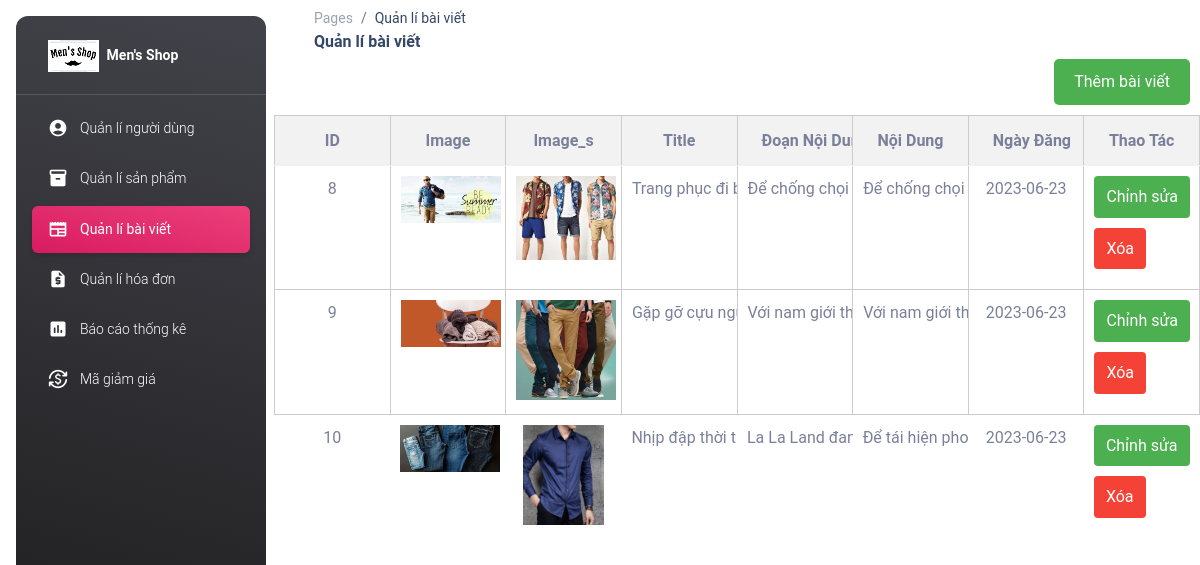
The app's page /Admin/pages/blog.php with its own data.
### tables this page shows
CREATE TABLE `blog` (
  `id` int(20) NOT NULL,
  `image` varchar(100) NOT NULL,
  `image_s` varchar(50) NOT NULL,
  `title` text NOT NULL,
  `n_content` text NOT NULL,
  `d_content` text NOT NULL,
  `created_time` date NOT NULL,
  `last_update` date NOT NULL
);

### Men-Shop/control.php (called while the page is built, shortened)
<?php
include('connect.php');
class Data
{
    public function blog()
    {
        global $conn;
        $sql = "select * from blog";
        $run = mysqli_query($conn, $sql);
        return $run;
    }
}

### Admin/pages/blog.php (the view, shortened to what this page needs)
<?php
include('../../Men-Shop/control.php');
$getdata = new Data();
$select_blog = $getdata->blog();
?>
<!DOCTYPE html>
<html lang="en">
<head>
    <link rel="stylesheet" href="./icofont/icofont.min.css">
    <link id="pagestyle" href="../css/material-dashboard.css?v=3.0.5" rel="stylesheet" />
    <link rel="stylesheet" type="text/css" href="../css/user.css">
    <link rel="stylesheet" href="https://cdn.jsdelivr.net/npm/bootstrap-icons@1.10.5/font/bootstrap-icons.css">
</head>
<body>
    <aside
        class="sidenav navbar navbar-vertical navbar-expand-xs  border-radius-xl my-3 fixed-start ms-3 bg-gradient-dark">
        <div class="sidenav-header">
            <a class="navbar-brand m-0" href="">
                <img src="../../Men-Shop/img/logoshopnentrang.png" class="navbar-brand-img h-100" alt="main_logo" />
                <span class="ms-1 font-weight-bold text-white">Men's Shop</span>
            </a>
        </div>
        <hr class="horizontal light mt-0 mb-2" />
        <div>
            <ul class="navbar-nav">
                <li class="nav-item">
                    <a class="nav-link text-white " href="../pages/user.php">
                        <div class="text-white text-center me-2 d-flex align-items-center justify-content-center">
                            <i class="material-icons opacity-10">account_circle</i>
                        </div>
                        <span class="nav-link-text ms-1"> Quản lí người dùng</span>
                    </a>
                </li>
                <li class="nav-item">
                    <a class="nav-link text-white" href="../pages/product.php">
                        <div class="text-white text-center me-2 d-flex align-items-center justify-content-center">
                            <i class="material-icons opacity-10">inventory_2</i>
                        </div>
                        <span class="nav-link-text ms-1">Quản lí sản phẩm</span>
                    </a>
                </li>
                <li class="nav-item">
                    <a class="nav-link text-white active bg-gradient-primary" href="../pages/blog.php">
                        <div class="text-white text-center me-2 d-flex align-items-center justify-content-center">
                            <i class="material-icons opacity-10">newspaper</i>
                        </div>
                        <span class="nav-link-text ms-1">Quản lí bài viết</span>
                    </a>
                </li>
                <li class="nav-item">
                    <a class="nav-link text-white " href="../pages/bill.php">
                        <div class="text-white text-center me-2 d-flex align-items-center justify-content-center">
                            <i class="material-icons opacity-10">request_quote</i>
                        </div>
                        <span class="nav-link-text ms-1">Quản lí hóa đơn</span>
                    </a>
                </li>
                <li class="nav-item">
                    <a class="nav-link text-white  " href="../pages/Doanh_thu.php">
                        <div class="text-white text-center me-2 d-flex align-items-center justify-content-center">
                            <i class="material-icons opacity-10">insert_chart</i>
                        </div>
                        <span class="nav-link-text ms-1">Báo cáo thống kê</span>
                    </a>
                </li>
                <li class="nav-item">
                    <a class="nav-link text-white " href="../pages/ma_giam_gia.php">
                        <div class="text-white text-center me-2 d-flex align-items-center justify-content-center">
                            <i class="material-icons opacity-10">currency_exchange</i>
                        </div>
                        <span class="nav-link-text ms-1">Mã giảm giá</span>
                    </a>
                </li>
            </ul>
        </div>
    </aside>
    <main class="main-content">
        <nav class="navbar navbar-main navbar-expand-lg px-0 mx-4 shadow-none border-radius-xl" id="navbarBlur"
            data-scroll="true">
            <div class="container-fluid py-1 px-3">
                <nav aria-label="breadcrumb">
                    <ol class="breadcrumb bg-transparent mb-0 pb-0 pt-1 px-0 me-sm-6 me-5">
                        <li class="breadcrumb-item text-sm">
                            <a class="opacity-5 text-dark" href="javascript:;">Pages</a>
                        </li>
                        <li class="breadcrumb-item text-sm text-dark active" aria-current="page">
                            Quản lí bài viết
                        </li>
                    </ol>
                    <h6 class="font-weight-bolder mb-0">Quản lí bài viết</h6>
                </nav>
        </nav>
        <a href="../../Men-Shop/add_blog.php" style="float: right; margin-right: 10px" class="btn-add">Thêm
            bài viết</a>
        <table class="table">
            <thead>
                <tr>
                    <th>ID</th>
                    <th>Image</th>
                    <th>Image_s</th>
                    <th>Title</th>
                    <th>Đoạn nội dung</th>
                    <th>Nội dung</th>
                    <th>Ngày đăng</th>
                    <th>Thao tác</th>
                </tr>
            </thead>
            <div class="product-container">
                <?php
                foreach ($select_blog as $sp) { ?>
                    <tr>
                        <td>
                            <?php echo $sp['id'] ?>
                        </td>
                        <td>
                            <img src="../../Men-Shop/<?php echo $sp['image'] ?>" alt="not img" />
                        </td>
                        <td>
                            <img src="../../Men-Shop/<?php echo $sp['image_s'] ?>" alt="not img" />
                        </td>
                        <td>
                            <?php echo $sp['title'] ?>
                        </td>
                        <td>
                            <?php echo $sp['n_content'] ?>
                        </td>
                        <td>
                            <?php echo $sp['d_content'] ?>
                        </td>
                        <td>
                            <?php echo $sp['created_time'] ?>
                        </td>
                        <td>
                            <a style="text-decoration: none; color: #000"
                                href="../../Men-Shop/update_blog.php?update=<?php echo $sp['id'] ?>">
                                <button class="btn-edit">Chỉnh sửa</button>
                            </a>
                            <a style="text-decoration: none; color: #000"
                                href="blog_delete.php?delete=<?php echo $sp['id'] ?>">
                                <button class="btn-delete">Xóa</button>
                            </a>
                        </td>
                    </tr>
                    <?php
                }
                ?>
        </table>
    </main>
</body>

### Admin/css/user.css (style rules this page uses)
table { width: 100%; border-collapse: collapse; }
table a { float: left; margin-right: 10px; margin-bottom: 10px; }
th, td { padding: 10px; text-align: left; border-bottom: 1px solid #ddd; }
thead th { background-color: #f2f2f2; font-weight: bold; }
.btn-edit, .btn-delete { padding: 8px 12px; border: none; border-radius: 4px; cursor: pointer; text-decoration: none; }
.btn-edit { background-color: #4caf50; color: white; }
.btn-delete { background-color: #f44336; color: white; }
img { max-width: 100%; height: auto; }
.btn-add { padding: 8px 12px; background-color: #337ab7; color: white; text-decoration: none; border-radius: 4px; }

### Admin/pages/blog.php (style rules this page uses)
.table { width: 100%; border-collapse: collapse; table-layout: fixed; }
.table th, .table td { padding: 10px; border: 1px solid #ccc; text-align: center; word-wrap: break-word; max-width: 130px; overflow: hidden; }
.table th { background-color: #f2f2f2; }
.table img { max-width: 100px; max-height: 100px; }
.btn-add { display: inline-block; background-color: #4CAF50; color: white; padding: 10px 20px; text-decoration: none; border-radius: 5px; margin-bottom: 10px; }

### records on screen
blog: id "8", image (picture), image_s (picture), title "Trang phục đi…", n_content "Để chống chọi…", d_content "Để chống chọi…", created_time "2023-06-23"
blog: id "9", image (picture), image_s (picture), title "Gặp gỡ cựu…", n_content "Với nam giới…", d_content "Với nam giới…", created_time "2023-06-23"
blog: id "10", image (picture), image_s (picture), title "Nhịp đập thời…", n_content "La La Land…", d_content "Để tái hiện…", created_time "2023-06-23"
